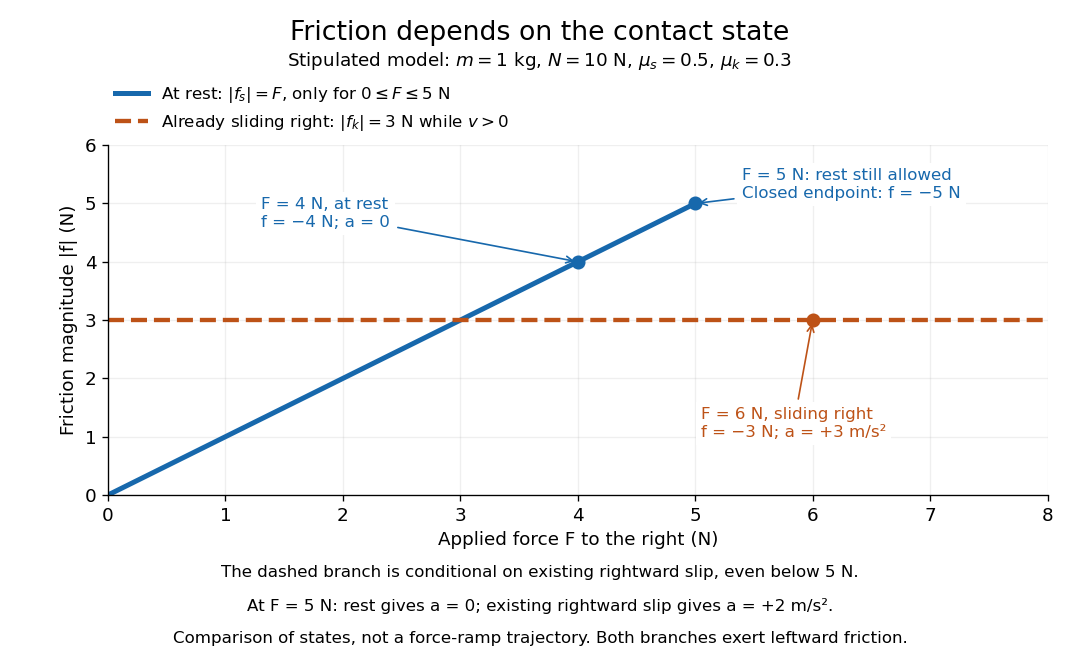

This chart was generated by the following Python code:
"""Plot conditional friction states, without imposing a loading trajectory.

Writes an opaque white PNG to CWD. Tested with Python 3.14.4,
NumPy 2.3.5 and Matplotlib 3.10.7 (distribution build 3.10.7+dfsg1).
The numerical parameters are stipulated, not measured material properties.
"""

from pathlib import Path

import matplotlib

matplotlib.use("Agg")
import matplotlib.pyplot as plt
import numpy as np


def main():
    normal_force, mu_static, mu_kinetic = 10.0, 0.5, 0.3
    static_limit = mu_static * normal_force
    sliding_magnitude = mu_kinetic * normal_force
    resting_loads = np.linspace(0.0, static_limit, 251)
    sliding_loads = np.linspace(0.0, 8.0, 401)
    blue, orange = "#1768ac", "#bd5217"
    plt.rcParams.update({"font.size": 11, "figure.facecolor": "white",
                         "axes.facecolor": "white", "axes.spines.top": False,
                         "axes.spines.right": False})
    fig, ax = plt.subplots(figsize=(9.0, 5.5), dpi=120)
    fig.subplots_adjust(left=.10, right=.97, bottom=.25, top=.78)
    ax.plot(resting_loads, resting_loads, color=blue, lw=3,
            label=r"At rest: $|f_s|=F$, only for $0\leq F\leq5$ N")
    ax.plot(sliding_loads, np.full_like(sliding_loads, sliding_magnitude),
            color=orange, lw=2.6, ls="--",
            label=r"Already sliding right: $|f_k|=3$ N while $v>0$")
    ax.scatter([4, 5], [4, 5], s=55, color=blue, zorder=5)
    ax.scatter([6], [3], s=55, color=orange, zorder=5)
    ax.annotate("F = 4 N, at rest\nf = −4 N; a = 0", (4, 4),
                xytext=(1.3, 4.6), fontsize=10, color=blue,
                arrowprops={"arrowstyle": "->", "color": blue},
                bbox={"facecolor": "white", "edgecolor": "none", "pad": 3})
    ax.annotate("F = 5 N: rest still allowed\nClosed endpoint: f = −5 N", (5, 5),
                xytext=(5.4, 5.1), fontsize=10, color=blue,
                arrowprops={"arrowstyle": "->", "color": blue},
                bbox={"facecolor": "white", "edgecolor": "none", "pad": 3})
    ax.annotate("F = 6 N, sliding right\nf = −3 N; a = +3 m/s²", (6, 3),
                xytext=(5.05, 1.0), fontsize=10, color=orange,
                arrowprops={"arrowstyle": "->", "color": orange},
                bbox={"facecolor": "white", "edgecolor": "none", "pad": 3})
    ax.set(xlim=(0, 8), ylim=(0, 6), xticks=np.arange(9),
           yticks=np.arange(7), xlabel="Applied force F to the right (N)",
           ylabel="Friction magnitude |f| (N)")
    ax.grid(alpha=.2)
    ax.legend(loc="lower left", bbox_to_anchor=(0, 1.015), frameon=False,
              fontsize=10, borderaxespad=0)
    fig.suptitle("Friction depends on the contact state", fontsize=16, y=.97)
    fig.text(.5, .90, r"Stipulated model: $m=1$ kg, $N=10$ N, $\mu_s=0.5$, $\mu_k=0.3$",
             ha="center", fontsize=11)
    fig.text(.5, .125, "The dashed branch is conditional on existing rightward slip, even below 5 N.",
             ha="center", fontsize=10)
    fig.text(.5, .075, "At F = 5 N: rest gives a = 0; existing rightward slip gives a = +2 m/s².",
             ha="center", fontsize=10)
    fig.text(.5, .025, "Comparison of states, not a force-ramp trajectory. Both branches exert leftward friction.",
             ha="center", fontsize=10)
    fig.savefig(Path(__file__).stem + ".png", facecolor="white", transparent=False)
    plt.close(fig)


if __name__ == "__main__":
    main()
